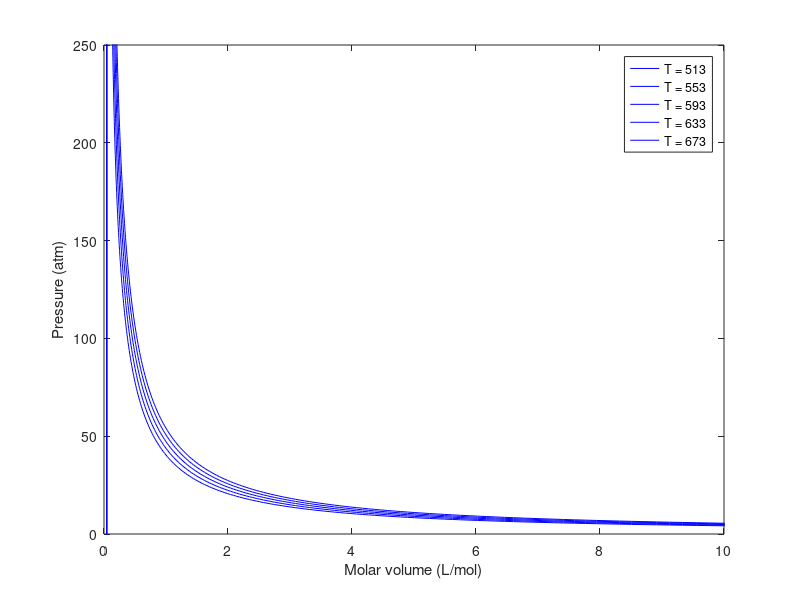
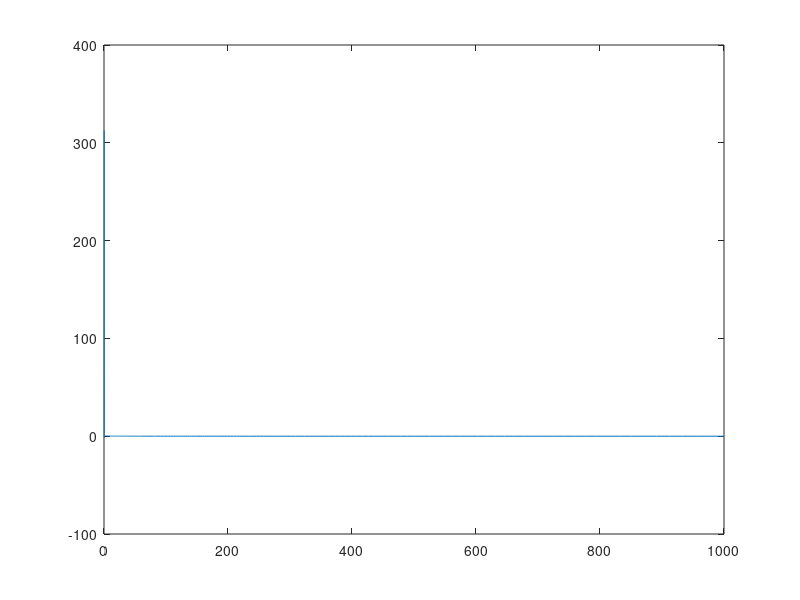

The MATLAB source for these figures, in order: (Note: this script raises an error after producing the figures.)
%% Find 'tie lines' for liquid-gas phase transitions van der Waals equation of state
% an example using anonymous function handles
%
% Note there are some things in here that could be done more efficiently in
% other ways: for example, I use for loops in some places where I could use
% element-wise notation to calculate things for a series of volumes, etc.
% I am a chemist, not a programmer! It's OK to have inefficient code if it
% lets you get what you want, faster. I'm rather proud of how I detect
% the range of volumes corresponding to the phase transition though. -ABG

clear

% define some fundamental constants

J_per_eV=1.602e-19;
J_per_Latm=8.31447/8.20574e-2;

% R=8.31447; % J / mol-K
% R=8.31447e-2; % L-bar / mol-K
R=8.20574e-2; % L-atm / mol-K
% R=6.23637e1; % L-Torr / molk-K
% R=8.20574e-5; % m^3-atm / mol-K

%% van der Waals parameters
% uncomment the gas you wish to plot

% CO2
a = 3.610; % (atm-L^2)/mol^2
b = 4.29e-2; % L/mol

% C2H2
% a = 4.55; % (atm-L^2)/mol^2
% b = 5.82e-2; % L/mol

% N2
% a = 1.352; % (atm-L^2)/mol^2
% b = 3.87e-2; % L/mol

% H2O
% a=5.464; % (atm-L^2)/mol^2
% b=3.05e-2; % L/mol

% ideal
% a = 0;
% b = 0;

%% Figure 1 -- plot pressure vs molar volume for a series of temps
Temps=[0:40:400]+273;
Temps=Temps(end-4:end);
% Temps=120;
Vols=10.^[-3:0.01:2]; % actually molar volumes
isotherm=zeros(length(Vols),length(Temps));
legendstr=cell(length(Temps),1);
for(j=1:length(Temps))
    T=Temps(j);
    % build pressure as function of Vm using a, b, and T as parameters
    p_vdW=@(Vm) R*T/(Vm - b) - a/Vm^2;
    for(k=1:length(Vols))
        isotherm(k,j)=p_vdW(Vols(k));
    end
    legendstr{j}=['T = ' num2str(T)];
end
figure(1);clf
% set(gcf,'colororder',[0 0 0]);
plot(Vols,isotherm,'b');
xlim([0 10])
ylim([0 250])
ylabel('Pressure (atm)')
xlabel('Molar volume (L/mol)')
% set(gca,'yscale','log')
% set(gca,'xscale','log')
legend(legendstr);
hold on;

% ideal gas, for comparison
% a=0;
% b=0;
% p_vdW=@(Vm) R*T/(Vm - b) - a/Vm^2;
% isotherm=zeros(length(Vols),length(Temps));
% for(j=1:length(Temps))
%     T=Temps(j);
%     p_vdW=@(Vm) R*T/(Vm - b) - a/Vm^2;
%     for(k=1:length(Vols))
%         isotherm(k,j)=p_vdW(Vols(k));
%     end
% end
% plot(Vols,isotherm,'k-.'); % plot as dashed lines
% hold off

%% Figure 2: tie lines, Maxwell construction, for corresponding states 
% The vdW equation of state predicts a region of negative compressibilty
% (pressure decreases with lower volume) that is un-physical, when the
% temperature is below the critical temperature of the fluid. What really
% happens is you have a region of constant pressure as volume is decreased,
% in which the system contains both high-density liquid and low-density gas
% at equilibrium. We want to know, for a particular temperature, what the
% pressure will be when this happens. Maxwell suggested that it should be
% the pressure such that, if you integrate -p dV over the phase transition
% region (i.e. calculate the work to compress), you get the same value
% whether following the "tie line" or the predicted isotherm. In other
% words, we need the difference between the "tie line" and the predicted
% vdW isotherm to integrate to zero. We will use Matlab to find the
% pressure that makes that true, for each of the temperatures we are given.
%
% It is easier to do this calculation for "corresponding states": using the
% vdW equation of state expressed in terms of a scaled relative temperature
% T_r=T/Tc, relative pressure p_r=p/pc, and relative molar volume V_mr=V_m/V_mc

% Then, we can scale the results back for our specific gas of interest.
figure(2);clf
clear isotherm_r
T_rs=[ 0.4529 0.6:0.1:1.1]; % series of relative temperatures
T_rs=T_rs(3:end);
Vols_r=10.^[-0.47:0.01:3.0]; % logarithmic series of relative molar volumes
isotherm_rs=zeros(length(Vols_r),length(T_rs));
isotherm_rs_corrected=isotherm_rs;
p_ties=zeros(1,length(T_rs));
Vm_ties=zeros(2,length(T_rs));

for(j=1:length(T_rs))
    T_r=T_rs(j);
    legendstr_maxwell_r{j}=['Tr = ' num2str(T_r)];
    % anonymous function for relative pressure 
    p_r=@(Vm_r) 8*T_r/(3*Vm_r - 1) - 3/Vm_r^2;
    % now use it to build up 
    for(k=1:length(Vols_r))
        isotherm_r(k)=p_r(Vols_r(k));
    end
    % isotherm_r is now a matrix of relative pressures for each relative
    % volume and temperature point
    plot(Vols_r,isotherm_r)
    % initialize a similar matrix that will contain corrected values once
    % tie line positions are determined.
    isotherm_corrected=isotherm_r;

    % locate region of positive slope
    if( find( diff(isotherm_r) > 0 ) )
        % if it exists, find the pressure at the low extreme
        p_lo=p_r(Vols_r(find(diff(isotherm_r) > 0,1)));
        % find the pressure at the high extreme
        p_hi=p_r(Vols_r(find(diff(isotherm_r) > 0,1,'last')));
        if(p_lo<0)
            p_lo=0;
        end
        
        % make pressure at high-volume end go to zero
        isotherm_r(end)=0;
        % generate an anonymous function handle that will calculate the
        % difference in work betweent the tie line, and vdW, for any
        % pressure selected as the phase transition pressure. Then we just
        % have to figure out the best pressure so this function handle
        % returns zero.
        work_error_f=@(p) local_simpson(Vols_r(find(diff(isotherm_r-p>0)<0,1):find(diff(isotherm_r-p>0)<0,1,'last')), ...
            -(isotherm_r(find(diff(isotherm_r-p>0)<0,1):find(diff(isotherm_r-p>0)<0,1,'last'))-p) );
        % fzero is a Matlab built-in function that will find the value of x
        % where any function crosses zero. You give it a function handle
        % (or define one via anonymous function handle as shown) and a
        % starting value to search near (as shown) or range to search between.
        p_tie=fzero(@(p) work_error_f(p),p_lo+(p_hi-p_lo)*0.5);
        % sanity check: make sure tie pressure is > 0
        if(p_tie<0)
            p_tie=0;
        end
        % using some logic to detect the volumes at the end of the tie
        % line: as the volume increases from zero, the low-volume end of
        % the tie line is the first place where the vdW pressure goes from
        % being above p_tie pressure to below it (difference goes from
        % positive to negative). The high-volume end is the second place
        % that happens.
        Vm_tie=find(diff(isotherm_r-p_tie>0)<0);
        % set all pressures in the phase transition region to the constant
        % tie line pressure (vapor pressure at this temperature)
        isotherm_corrected(Vm_tie(1):Vm_tie(2))=p_tie;
%         disp(p_tie)
        p_ties(j)=p_tie;
        Vm_ties(:,j)=Vm_tie;
    end
    isotherm_rs(:,j)=isotherm_r;
    isotherm_rs_corrected(:,j)=isotherm_corrected;
    
end

plot(Vols_r,isotherm_rs_corrected,'r',Vols_r,isotherm_rs,'r:')
ylim([0 1.5])
xlim([0 10])
legend(legendstr_maxwell_r)
xlabel('Relative molar volume V_{mr} = V_m/V_{m,c}')
ylabel('Relative pressure p_r = p/p_c')

%% Figure 3: plot with tie-lines on real scale for the selected gas
% calculate critical values based on vdW parameters
Tc=8*a/(27*b*R);
pc=a/(27*b^2);
Vc=3*b;
figure(3); clf
plot(Vols_r*Vc,isotherm_rs_corrected*pc,'k',Vols_r*Vc,isotherm_rs*pc,'k:')
ylim([0 1.5]*pc)
xlim([0 10]*Vc)
Temps=T_rs*Tc;
for(j=1:length(T_rs))
    legendstr_maxwell{j}=['T = ' num2str(Temps(j),'%.0f') ' K'];
end
legend(legendstr_maxwell)
ylabel('p/atm')
xlabel('V_m / (L/mol)')

%% local function definition(s)
function a=local_simpson(x,y)
% Simpsons rule integration of y with respect to x
%
% Simpson's rule is the area under a linearly interpolated curve and is a
% good approach for integration of discrete data.
% A=SIMPSON(X,Y)
% Returns Simpson's rule integral of Y(X)dX
% See also qyplot

x=reshape(x,length(x),1);
y=reshape(y,length(y),1);

x=diff(x);
y=(y(1:end-1)+y(2:end))/2;
a=sum(x.*y);
end